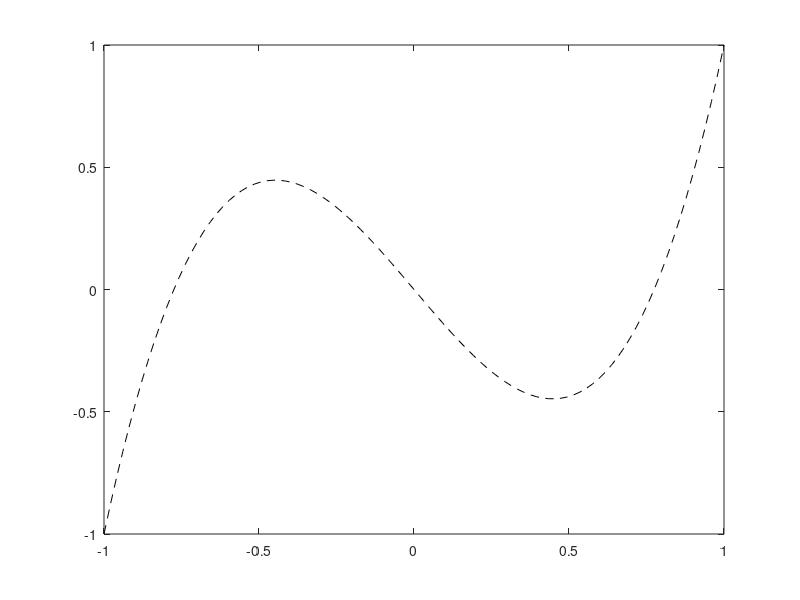

This figure's MATLAB source: (Note: this script raises an error after producing the figure.)
%% Finding the relationship between a continuous and discrete
% evaluation of a norm of two polynomial functions
% ==============================================================
clc
clear
close all
FONT = 12;  % fontsize for graphs

%% Number of points to discretize the integration interval:
M = 100;

%% Discretizing the integration interval:
a = -1; b = 1;          % integration boundaries
step = (b-a)/(M - 1);   % discretization step
x = [a:step:b];         % x-axis discretization

%% Functions to be calculated (Legendre polynomials):
L3 = 1/2 * (5*x.^3 - 3*x);          % L3 as a vector
L4 = 1/8 * (35*x.^4 - 30*x.^2 + 3); % L4 as a vector

%% Approximation of a definite integral of L3 and L4 function:
Area_L3 = trapz(x,L3);  % approximation to the area below L3
Area_L4 = trapz(x,L4);  % approximation to the area below L4

%% Approximation of the inner product of L3 and L4:
IP = L3.*L4;            % multiplying the two functions L3 and L4

% Discrete calculation of the inner product:
IP_t = trapz(x, IP);        % discrete using trapz()
IP_d = dot(L3, L4);         % discrete using dot()
% ==============================================================
% NOTE: Since the functions in the Legendre basis are orthogonal,
% we expect the dot product between them to be approximately zero.
% ==============================================================

%% Approximation of the norm of function L3:
L3_L3 = L3.^2;              % multiplying L3 with itself

% Discrete calculation of the norm:
NL3_t = trapz(x,L3_L3);     % discrete using trapz()
NL3_n = norm(L3)^2/(M/2);	% discrete using norm()
NL3_d = dot(L3,L3)/(M/2);	% discrete using dot()

% Continuous calculation of the norm:
NL3_a = b^3*(25*b^4-42*b^2+21)/28-a^3*(25*a^4-42*a^2+21)/28;

%% Approximation of the norm of function L4:
L4_L4 = L4.^2;              % multiplying L4 with itself

% Discrete calculation of the norm:
NL4_t = trapz(x,L4_L4);     % discrete using trapz()
NL4_n = norm(L4)^2/(M/2);	% discrete using norm()
NL4_d = dot(L4,L4)/(M/2);	% discrete using dot()

% Continuous calculation of the norm:
NL4_a = b*(1225*b^8-2700*b^6+1998*b^4-540*b^2+81)/576- ...
    a*(1225*a^8-2700*a^6+1998*a^4-540*a^2+81)/576;

%% Matlab output:
disp(['Number of points for discretization: ', num2str(M)])
disp([' '])
disp(['Inner product of L3 and L4 using trapz: ', num2str(IP_t)])
disp(['Inner product of L3 and L4 using dot: ', num2str(IP_d)])
disp([' '])
disp(['Discrete norm of L3 using trapz: ', num2str(NL3_t)])
disp(['Discrete norm of L3 using norm: ', num2str(NL3_n)])
disp(['Discrete norm of L3 using dot: ', num2str(NL3_d)])
disp(['Continuous norm of L3 with analytical solution: ', ...
    num2str(NL3_a)])
disp([' '])
disp(['Discrete norm of L4 using trapz: ', num2str(NL4_t)])
disp(['Discrete norm of L4 using norm: ', num2str(NL4_n)])
disp(['Discrete norm of L4 using dot: ', num2str(NL4_d)])
disp(['Continuous norm of L4 with analytical solution: ', ...
    num2str(NL4_a)])
disp([' '])
disp(['Norm and dot product were divided by M/2.'])

%% Graph plot:
hfig1 = figure(1);

plot(x,L3, 'k--')
[M] = AXIS(FONT);
set(gcf, 'color', 'w');
hold on
plot(x,L4, 'b-')
[M] = AXIS(FONT);
set(gcf, 'color', 'w');

legend('L3', 'L4')
